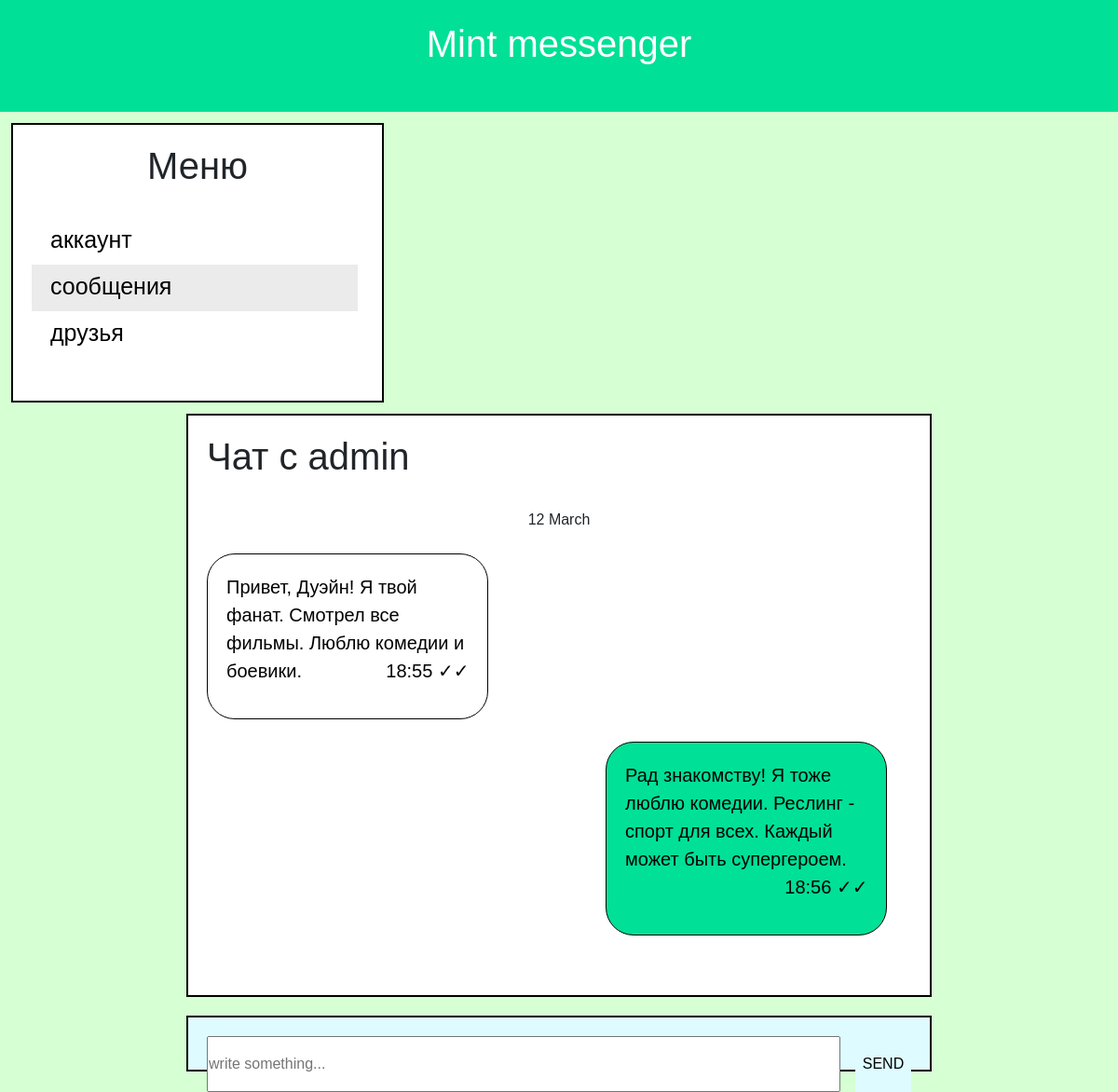
Page /chats/1/ (signed in) on the committed database.
### mint/models.py (models this page shows)
class Messages(models.Model):
    message = models.TextField()
    send_time = models.DateTimeField(auto_now_add=True)
    user = models.ForeignKey(User, db_index=True, on_delete=models.CASCADE, related_name='user')
    user_to = models.ForeignKey(User, db_index=True, on_delete=models.CASCADE, related_name='user_to')
    is_read = models.BooleanField(default=False)
    class Meta:
        ordering = ('send_time', 'message')
    def get_absolute_url_edit(self):
        return reverse('edit', kwargs={'user': User.objects.get(id=self.user_to_id).id,
                                       'message': self.pk})
    def get_absolute_url_delete(self):
        return reverse('delete', kwargs={'message': self.pk})

### mint/views.py (the view, shortened to what this page needs)
# urls.py: path('chats/<int:user>/', Chat.as_view(), name='messages'),
class Chat(DataMixin, ListView, FormView):
    form_class = SendMessageForm
    model = Messages
    template_name = 'mint/messages.html'
    context_object_name = 'messages'
    def dispatch(self, request, *args, **kwargs):
        if not request.user.is_authenticated:
            return HttpResponseRedirect(LOGOUT_REDIRECT_URL)
        return super().dispatch(request, *args, **kwargs)
    def get_queryset(self):
        messages = []
        user = self.kwargs['user']
        user_id = self.request.user.id
        previous_date = ''
        return get_messages(messages, user, user_id, previous_date)
    def get_context_data(self, *, object_list=None, **kwargs):
        current_user = User.objects.get(id=self.kwargs['user']).username
        context = super().get_context_data(**kwargs)
        c_def = self.get_user_context(title='Чат с ' + current_user, option_selected=2)
        context = dict(list(context.items()) + list(c_def.items()))
        return context

### mint/forms.py
class SendMessageForm(forms.ModelForm):
    class Meta:
        model = Messages
        fields = ['message', 'user', 'user_to']
        widgets = {
            'message': forms.TextInput(attrs={'autofocus': True,
                                              'class': 'input_field',
                                              'autocomplete': 'off',
                                              'placeholder': 'write something...',
                                              'title': ''})
        }
    def __init__(self, *args, **kwargs):
        super(SendMessageForm, self).__init__(*args, **kwargs)
        self.fields['message'].label = ''

### mint/templatetags/mint_tags.py (called while the page is built)
@register.inclusion_tag('mint/message_template.html')
def message(m):
    return {'m': m}

### mint/utils.py (called while the page is built)
    def get_user_context(self, **kwargs):
        context = kwargs
        context['menu'] = menu
        return context

### mint/views.py (called while the page is built)
def get_date(given_date, date_shape):
    if date.today().strftime('%Y') == given_date.strftime('%Y'):
        if date.today() == given_date.date():
            message_date = 'Today'
        elif date.today() - timedelta(days=1) == given_date.date():
            message_date = 'Yesterday'
        else:
            message_date = given_date.strftime(date_shape)
    else:
        message_date = given_date.strftime(date_shape + ', %Y')
    return message_date

### mint/templates/mint/messages.html (shortened to what this page needs)
{% extends 'mint/base.html' %}
{% load mint_tags %}
{% block content %}
<body onload="document.location.href='#last'; return false;">
    <div class="block messages overflow">
        <h1>{{ title }}</h1>
        <br>
        {% for m in messages %}
        {% if not forloop.first %}
        <br>
        {% endif %}
        <div style="text-align: center">
            {% if m.date %}
            <p>{{ m.date }}</p>
            {% endif %}
        </div>
        {% if m.date %}
        <br>
        {% endif %}
        {% if m.is_last %}
        {% message m=m %}
        {% else %}
        {% message m=m %}
        {% endif %}
        {% empty %}
        <h1 style="text-align: center">Пока сообщений нет :(</h1>
        {% endfor %}
    </div>
    <div class="message_input">
        <form method="post">
            {{ form.message }}
            <button type="submit" class="message_submit">SEND</button>
        </form>
    </div>
</body>
{% endblock content %}

### mint/templates/mint/base.html (shortened to what this page needs)
<!doctype html>
{% load static %}
<html lang="en">
    <head>
        <link href="{% static 'mint/css/bootstrap.min.css' %}" rel="stylesheet">
        <link type="text/css" href="{% static 'mint/css/style.css' %}" rel="stylesheet">
    </head>
    <body style="background-color: #d6ffd4">
        <header>
            <h1 class="mint_messenger">Mint messenger</h1>
        </header>
        <div class="left_bar">
            <h1>Меню</h1>
            <br>
            {% for i in menu %}
            {% if option_selected == i.id %}
            <a class="link selected" href="{% url i.url %}">
                <p>{{ i.title }}</p>
            </a>
            {% else %}
            <a class="link" href="{% url i.url %}">
                <p>{{ i.title }}</p>
            </a>
            {% endif %}
            {% endfor %}
        </div>
        <div class="content">
            {% block content %}
            {% endblock content %}
        </div>
    </body>
</html>

### mint/templates/mint/message_template.html (shortened to what this page needs)
{% if m.is_my %}
<div class="message_background" style="display: flex">
    <div class="message your">
        <p>{{ m.message.message }}</p>
        {% if m.is_read %}
        <p class="send_time">{{ m.send_time|date:'H:i' }} ✓✓</p>
        {% else %}
        <p class="send_time">{{ m.send_time|date:'H:i' }} ✓</p>
        {% endif %}
    </div>
</div>
{% else %}
<div class="message_background" style="display: flex">
    <div class="message">
        <p>{{ m.message.message }}</p>
        {% if m.is_read %}
        <p class="send_time">{{ m.send_time|date:'H:i' }} ✓✓</p>
        {% else %}
        <p class="send_time">{{ m.send_time|date:'H:i' }} ✓</p>
        {% endif %}
    </div>
    <br>
</div>
{% endif %}

### mint/static/mint/css/style.css (style rules this page uses)
* { font-family: Arial; margin: 0; padding: 0; }
header { display: block; width: 100%; height: 120px; background: #00e096; text-align: center }
.content { display: block; width: 800px; margin: 1% auto }
.block { display: block; width: 100%; border: 2px solid black; margin: 0; margin-bottom: 15px; height: 751px; padding: 20px; background: #fff }
.overflow { overflow: scroll; overflow-x:hidden }
.messages { height: 626px }
.left_bar { display: block; width: 400px; height: 300px; border: 2px solid black; margin: 1%; padding: 20px; background: #fff; float: left; text-align: center }
.link { display: block; padding: 5px 0 0 20px; width: 350px; height: 50px; cursor: pointer; background: #fff; text-decoration: none; color: black; font-size: 25px; text-align: start; transition: 0.5s }
.selected { background: #ebebeb }
.message { display: block; width: 40%; border-radius: 30px; font-size: 20px; background: #fff; color: #000; padding: 20px; border: 1px solid black }
.your { background: #00e096; color: #000; margin-left: 428px; }
.message_input { display: block; height: 60px; width: 100%; border: 2px solid black; margin: 20px auto; padding: 20px; background: #defbff }
.input_field { display: inline-block; width: 90%; height: 60px }
.message_submit { display: inline-block; width: 60px; height: 60px; float: right; cursor: pointer; border: 0; background: #defbff }
.mint_messenger { color: white; text-align: center; font-size: 40px; position: relative; top: 23px }
.messages p { display: inline }
.send_time { float: right }

### rows in the picture
Messages: date "12 March", message.message "Привет, Дуэйн! Я твой фанат. Смотрел все фильмы. Люблю комедии и боевики.", send_time "18:55"
Messages: message.message "Рад знакомству! Я тоже люблю комедии. Реслинг - спорт для всех. Каждый может быть супергероем.", send_time "18:56"

### other values in the picture
{{ i.title }} "аккаунт" "друзья"
{{ i.title }} "сообщения"
{{ title }} "Чат с admin"
